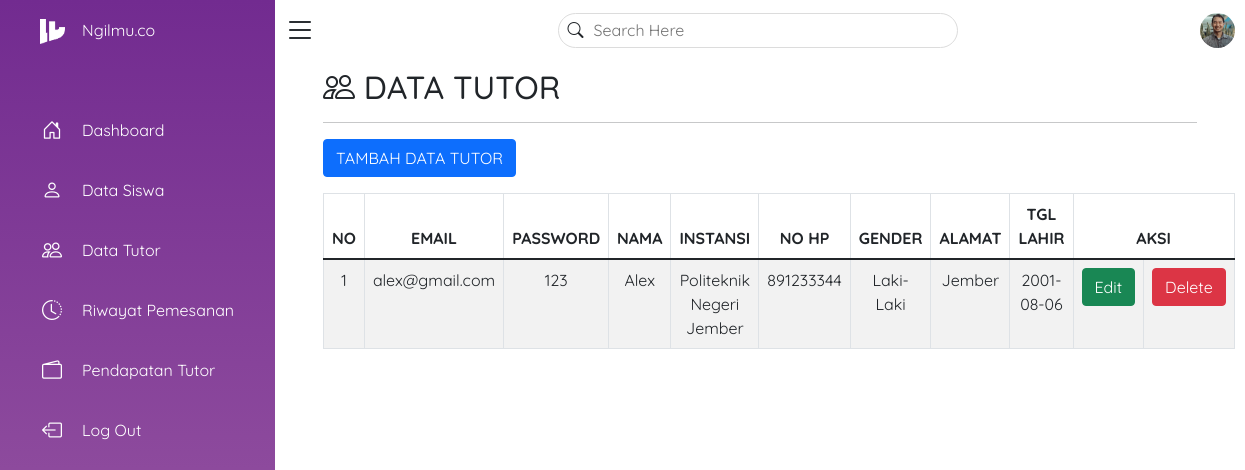
Screenshot of /datatutor.php (signed in) with the database file from the repository.
### tables this page shows
CREATE TABLE `user_tutor` (
  `id_tutor` int(11) NOT NULL,
  `email` varchar(30) NOT NULL,
  `password` varchar(20) NOT NULL,
  `fullname_tutor` varchar(50) NOT NULL,
  `instansi` varchar(50) NOT NULL,
  `alamat` varchar(100) NOT NULL,
  `gender` enum('Perempuan','Laki-Laki','','') NOT NULL,
  `no_telp` int(30) NOT NULL,
  `tgl_lahir` date NOT NULL
);

### datatutor.php (the view, shortened to what this page needs)
<?php
require ("koneksi.php");
?>
<!DOCTYPE html>
<html lang="en">
<head>
    <link rel="stylesheet" href="style.css">
    <link rel="stylesheet" href="https://cdn.jsdelivr.net/npm/bootstrap-icons@1.6.0/font/bootstrap-icons.css">
    <link href="https://cdn.jsdelivr.net/npm/bootstrap@5.1.3/dist/css/bootstrap.min.css" rel="stylesheet">
</head>
<body>
    <div class="container-dash">
        <div class="navigation">
            <ul>
                <li>
                    <a href="#">
                        <span class="icon"><img src="images/ngilmu4.png"></span>
                        <span class="title">Ngilmu.co</span>
                    </a>
                </li>
                <li>
                    <a href="dashboard.php">
                        <span class="icon"><i class="bi bi-house-door"></i></span>
                        <span class="title">Dashboard</span>
                    </a>
                </li>
                <li>
                    <a href="datasiswa.php">
                        <span class="icon"><i class="bi bi-person"></i></span>
                        <span class="title">Data Siswa</span>
                    </a>
                </li>
                <li>
                    <a href="datatutor.php">
                        <span class="icon"><i class="bi bi-people"></i></span>
                        <span class="title">Data Tutor</span>
                    </a>
                </li>
                <li>
                    <a href="riwayatpemesanan.php">
                        <span class="icon"><i class="bi bi-clock-history"></i></span>
                        <span class="title">Riwayat Pemesanan</span>
                    </a>
                </li>
                <li>
                    <a href="pendapatantutor.php">
                        <span class="icon"><i class="bi bi-wallet2"></i></span>
                        <span class="title">Pendapatan Tutor</span>
                    </a>
                </li>
                <li>
                    <a href="index.php">
                        <span class="icon"><i class="bi bi-box-arrow-left"></i></span>
                        <span class="title">Log Out</span>
                    </a>
                </li>
            </ul>
        </div>
    <div class="main">
        <div class="topbar">
            <div class="toggle">
                <i class="bi bi-list"></i>
            </div>
            <div class="search">
                <label>
                    <input type="search" placeholder="Search Here">
                    <i class="bi bi-search"></i>
                </label>
            </div>
            <div class="user">
                <img src="images/img1.jpg">
            </div>
        </div>
        <div class="col-md-12 p-5 pt-2">
            <h2><i class="bi bi-people"></i></i> DATA TUTOR </h2><hr>
            <a href="tutor/tambahdatatutor.php" class="btn btn-primary mb-3"><i class="fas fa-plus-square mr-2"></i>TAMBAH DATA TUTOR</a>
            <table class="table table-striped table-bordered">
              <thead>
                <tr>
                  <th scope="col">NO</th>
                  <th scope="col">EMAIL</th>
                  <th scope="col">PASSWORD</th>
                  <th scope="col">NAMA</th>
                  <th scope="col">INSTANSI</th>
                  <th scope="col">NO HP</th>
                  <th scope="col">GENDER</th>
                  <th scope="col">ALAMAT</th>
                  <th scope="col">TGL LAHIR</th>
                  <th colspan="2" scope="col">AKSI</th>
                </tr>
              </thead>
              <tbody>
              <?php
                 $no = 1;
                 $query = "SELECT * FROM user_tutor";
                 $result = mysqli_query($koneksi, $query) or die (mysqli_error($koneksi));
                 while($row = mysqli_fetch_array($result)){
                        $email = $row['email'];
                        $password = $row['password'];
                        $fullname = $row['fullname_tutor'];
                        $instansi = $row['instansi'];
                        $notelp = $row['no_telp'];
                        $gender = $row['gender'];
                        $alamat = $row['alamat'];
                        $tgllahir = $row['tgl_lahir'];
                    ?>
                    <tr>
                        <td><?=$no++?></td>
                        <td><?php echo $email; ?></td>
                        <td><?php echo $password; ?></td>
                        <td><?php echo $fullname; ?></td>
                        <td><?php echo $instansi; ?></td>
                        <td><?php echo $notelp; ?></td>
                        <td><?php echo $gender; ?></td>
                        <td><?php echo $alamat; ?></td>
                        <td><?php echo $tgllahir; ?></td>
                        <td><a href="tutor/editdatatutor.php?id=<?php echo $row['id_tutor']; ?>" class="btn btn-success">Edit</a></td>
                        <td><a href="tutor/deletedatatutor.php?id=<?php echo $row['id_tutor']; ?>" class="btn btn-danger">Delete</a></td>
                    </tr>
                <?php
                 } ?>
              </tbody>
            </table>
    </div>
    </div>
</body>
</html>

### style.css (style rules this page uses)
* { margin: 0; padding: 0; font-family: 'Quicksand', sans-serif; }
img { width: 400px; height: 500px; }
.container-dash { position: relative; width: 100%; }
.navigation { position: fixed; width: 275px; height: 100%; background: linear-gradient(#722B90, #A060A6); border-left: 5px solid linear-gradient(#722B90, #A060A6); transition: 0.5s ; overflow: hidden; }
.navigation ul { position: absolute; top: 0; left: 0; width: 100%; }
.navigation ul li { position: relative; width: 100%; list-style: none; border-top-left-radius: 30px; border-bottom-left-radius: 30px; }
.navigation ul li img { width: 25px; height: 25px; }
.navigation ul li:nth-child(1) { margin-bottom: 40px; pointer-events: none; }
.navigation ul li a { position: relative; display: block; width: 100%; display: flex; text-decoration: none; color: #fff; }
.navigation ul li a .icon { position: relative; display: block; min-width: 40px; height: 60px; line-height: 60px; text-align: center; }
.navigation ul li a .icon i { font-size: 1.25em; }
.navigation ul li a .title { position: relative; display: block; padding: 0 10px; height: 60px; line-height: 60px; text-align: start; white-space: nowrap; }
.main { position: absolute; width: calc(100% - 275px); left: 275px; min-height: 100vh; background: #fff; transition: 0.5s; }
.topbar { width: 100%; height: 60px; display: flex; justify-content: space-between; align-items: center; padding: 0 10px; }
.toggle { position: relative; width: 30px; height: 30px; display: flex; justify-content: center; align-items: center; font-size: 2em; cursor: pointer; }
.search { position: relative; width: 400px; margin: 0 10px; }
.search label { position: relative; width: 100%; }
.search label input { width: 100%; height: 35px; border-radius: 20px; padding: 5px 20px; padding-left: 35px; outline: none; border: 1px solid gainsboro; }
.search label i { position: absolute; top: 5px; left: 10px; font-size: 1em; }
.user { position: relative; width: 35px; height: 35px; border-radius: 50%; overflow: hidden; cursor: pointer; }
.user img { position: absolute; top: 0; left: 0; width: 100%; height: 100%; object-fit: cover; }
.table { text-align: center; }

### rows the page displays
user_tutor: email "alex@gmail.com", password "123", fullname_tutor "Alex", instansi "Politeknik Negeri Jember", no_telp "891233344", gender "Laki-Laki", alamat "Jember", tgl_lahir "2001-08-06"
